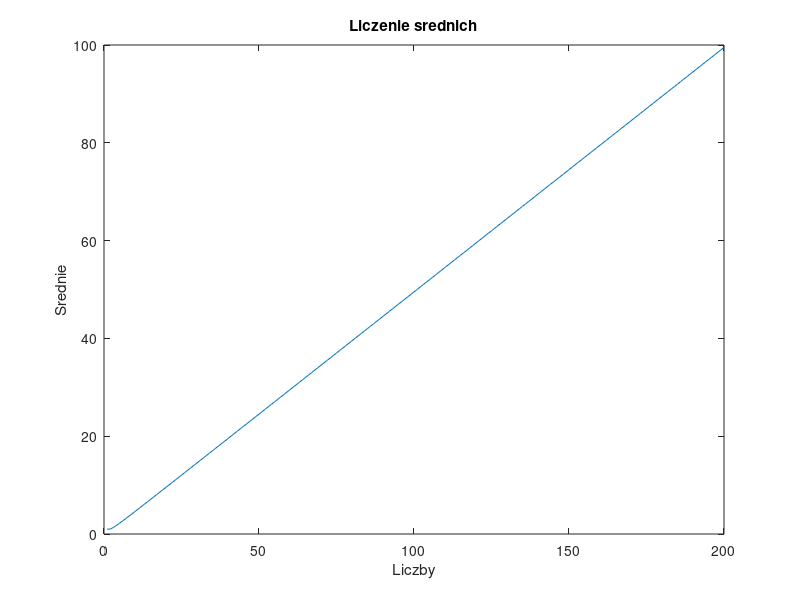

Reproduce this figure in MATLAB.
function Zad_5
r_max = 2;
n_max = 200;
a = 10 ; 
[circles, index_number, circle_areas, rand_counts, counts_mean] = generate_circles(a, r_max, n_max);
plot_counts_mean(counts_mean);
end

function [circles, index_number,circle_areas,rand_counts, counts_mean] = generate_circles(a, r_max, n_max)
index_number = 201267;
L1 = mod(index_number,10);
if mod(L1, 2) == 0 
        circles = zeros(n_max, 3);
    else 
        circles = zeros(3, n_max);
end

rand_counts = zeros(n_max, 1); 
counts_mean = zeros(n_max, 1); 
counter = 1;
while counter <= n_max
    radius = r_max * rand();
    x_coordinate = (a - 2*radius) * rand()+radius;
    y_coordinate = (a - 2*radius) * rand()+radius;
    intersects = true;
    rand_count = 0; 
    for i = 1:counter-1
        rand_count = rand_count + 1; 
        if mod(L1,2) == 0
            dist = sqrt((circles(i,1)- x_coordinate)^2 + (circles(i,2)-y_coordinate)^2);
            if dist <= (circles(3,i)+radius) || radius <= 0 || radius > r_max
                intersects = false;
                break;
            end
        else
            dist = sqrt((circles(2,i)- x_coordinate)*(circles(2,i)- x_coordinate) + (circles(3,i)-y_coordinate)*(circles(3,i)-y_coordinate));
            if dist < (circles(1,i)+radius) || radius <= 0 || radius > r_max
                intersects = false;
                break;
            end
        end
    end
    if intersects
        rand_counts(counter) = max(rand_count, 1);
        if mod(L1,2)==0
            circles(counter,:) = [x_coordinate,y_coordinate,radius];
        else
            circles(:,counter) = [radius,x_coordinate,y_coordinate];

        end
        counter = counter + 1;
    end
end
R = circles(1,:);
circle_areas = pi* R.^2;
circle_areas = cumsum(circle_areas);

counts_mean(1) = rand_counts(1); 
for i = 2:n_max
    counts_mean(i) = mean(rand_counts(1:i)); 
end 
end

function plot_counts_mean(counts_mean)
plot(counts_mean);
title("Liczenie srednich");
xlabel("Liczby");
ylabel("Srednie");
print -dpng zadanie5.png 
end
